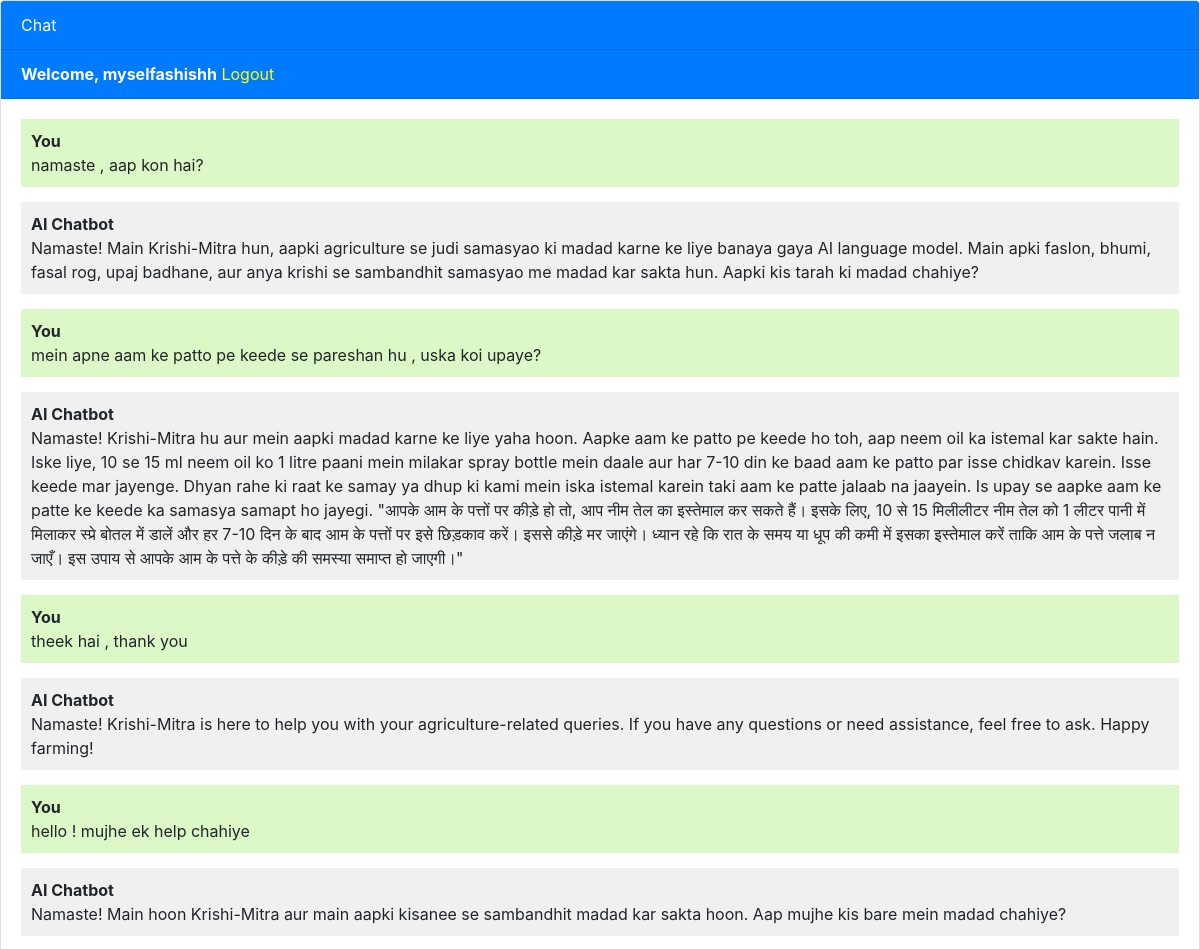
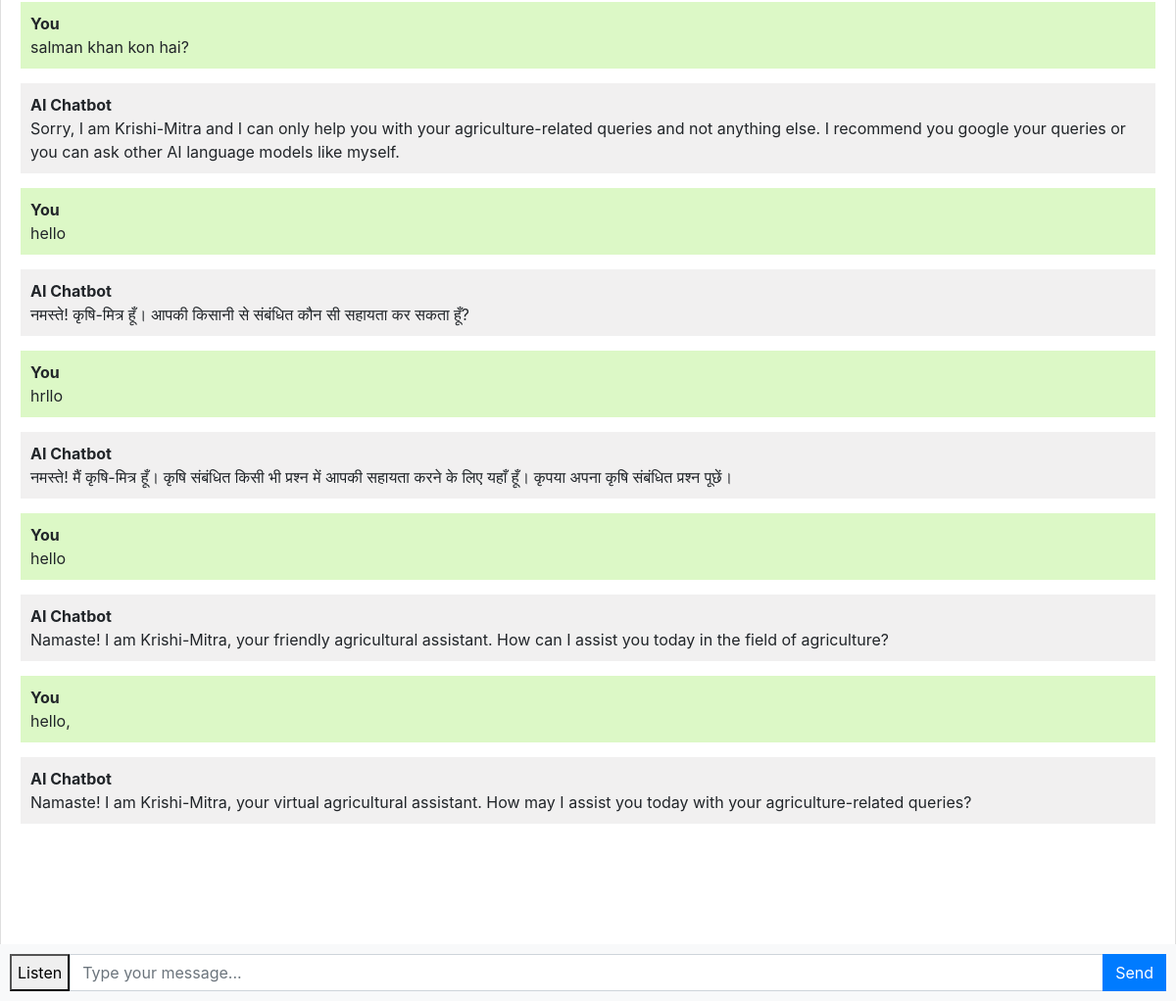
Screenshot of / (signed in) with the database file from the repository (2 pictures, top to bottom).
### chatbot/models.py (models this page shows, shortened)
class Chat(models.Model):
    user = models.ForeignKey(User, on_delete=models.CASCADE)
    message = models.TextField()
    response = models.TextField()
    created_at = models.DateTimeField(auto_now_add=True)

### chatbot/views.py (the view)
# urls.py: path('', views.chatbot, name='chatbot'),
def chatbot(request):
    chats = Chat.objects.filter(user=request.user)
    if request.method == 'POST':
        message = request.POST.get('message')
        response = ask_openai(message)
        chat = Chat(user=request.user, message=message, response=response, created_at=timezone.now())
        chat.save()
        return JsonResponse({'message': message, 'response': response})
    return render(request, 'chatbot.html', {'chats': chats})

### templates/chatbot.html (shortened to what this page needs)
{% extends 'base.html' %}
{% block content %}
<div class="chat-container">
  <div class="card flex-grow-1">
    <div class="card-header bg-primary text-white">Chat</div>
    {% if user.is_authenticated %}
    <div class="card-header bg-primary text-white"><b>Welcome, {{user.username}}</b>   <a style="color: yellow;" href="logout">Logout</a></div>
    {% else %}
    <div class="card-header bg-primary text-white"><a style="color: yellow" href="login">Login</a>   <a style="color: yellow;" href="register">Register</a></div>
    {% endif %}
    <div class="card-body messages-box">
      <ul class="list-unstyled messages-list">
        {% for chat in chats %}
          {% if chat.user == request.user %}
            <li class="message sent">
          <div class="message-text">
            <div class="message-sender">
              <b>You</b>
            </div>
            <div class="message-content">
              {{chat.message}}
            </div>
          </div>
        </li>
        <li class="message received">
          <div class="message-text">
            <div class="message-sender">
              <b>AI Chatbot</b>
            </div>
            <div class="message-content">
              {{chat.response}}
            </div>
          </div>
        </li>
          {% endif %}
        {% endfor %}
      </ul>
    </div>
    <br><br>
    <br><br>
    <br><br>
  </div>
  <form class="message-form">
    <button id="listen-button"> Listen</button>
    <div class="input-group">
      <input type="text" class="form-control message-input" placeholder="Type your message...">
      <div class="input-group-append">
        <button type="submit" class="btn btn-primary btn-send">Send</button>
      </div>
    </div>
  </form>
</div>
{% endblock %}

### templates/base.html (shortened to what this page needs)
<!DOCTYPE html>
<html lang="en">
  <head>
    <link rel="stylesheet" href="https://stackpath.bootstrapcdn.com/bootstrap/4.3.1/css/bootstrap.min.css">
  </head>
  <body>
    {% block content %}{% endblock %}
  </body>
</html>

### templates/chatbot.html (style rules this page uses)
body, html { height: 100%; }
.messages-box { flex: 1; overflow-y: auto; }
.messages-list { padding-left: 0; }
.message { margin-bottom: 15px; list-style: none; }
.message-text { padding: 10px; border-radius: 5px; }
.sent { background-color: #dcf8c6; align-self: flex-end; }
.received { background-color: #f1f0f0; align-self: flex-start; }
.message-form { display: flex; position: fixed; bottom: 0; left: 0; right: 0; padding: 10px; background-color: #f8f9fa; }
.message-input { flex: 1; border-radius: 0; border-right: none; }
.btn-send { border-radius: 0; }
.chat-container { height: 100%; display: flex; flex-direction: column; }

### rows the page displays
Chat: message "namaste , aap kon hai?", response "Namaste! Main Krishi-Mitra hun, aapki agriculture se judi samasyao ki madad karne ke liye banaya gaya AI language model. Main apki faslon, bhumi, fasal rog, upaj badhane, aur anya krishi se sambandhit samasyao me madad kar sakta hun. Aapki kis tarah ki madad chahiye?"
Chat: message "mein apne aam ke patto pe keede se pareshan hu , uska koi upaye?", response "Namaste! Krishi-Mitra hu aur mein aapki madad karne ke liye yaha hoon. Aapke aam ke patto pe keede ho toh, aap neem oil ka istemal kar sakte hain. Iske liye, 10 se 15 ml neem oil ko 1 litre paani mein milakar spray bottle mein daale aur har 7-10 din ke baad aam ke patto par isse chidkav karein. Isse keede mar jayenge. Dhyan rahe ki raat ke samay ya dhup ki kami mein iska istemal karein taki aam ke patte jalaab na jaayein. Is upay se aapke aam ke patte ke keede ka samasya samapt ho jayegi. \"आपके आम के पत्तों पर कीड़े हो तो, आप नीम तेल का इस्तेमाल कर सकते हैं। इसके लिए, 10 से 15 मिलीलीटर नीम तेल को 1 लीटर पानी में मिलाकर स्प्रे बोतल में डालें और हर 7-10 दिन के बाद आम के पत्तों पर इसे छिड़काव…"
Chat: message "theek hai , thank you", response "Namaste! Krishi-Mitra is here to help you with your agriculture-related queries. If you have any questions or need assistance, feel free to ask. Happy farming!"
Chat: message "hello ! mujhe ek help chahiye", response "Namaste! Main hoon Krishi-Mitra aur main aapki kisanee se sambandhit madad kar sakta hoon. Aap mujhe kis bare mein madad chahiye?"
Chat: message "salman khan kon hai?", response "Sorry, I am Krishi-Mitra and I can only help you with your agriculture-related queries and not anything else. I recommend you google your queries or you can ask other AI language models like myself."
Chat: message "hello", response "नमस्ते! कृषि-मित्र हूँ। आपकी किसानी से संबंधित कौन सी सहायता कर सकता हूँ?"
Chat: message "hrllo", response "नमस्ते! मैं कृषि-मित्र हूँ। कृषि संबंधित किसी भी प्रश्न में आपकी सहायता करने के लिए यहाँ हूँ। कृपया अपना कृषि संबंधित प्रश्न पूछें।"
Chat: message "hello", response "Namaste! I am Krishi-Mitra, your friendly agricultural assistant. How can I assist you today in the field of agriculture?"
Chat: message "hello,", response "Namaste! I am Krishi-Mitra, your virtual agricultural assistant. How may I assist you today with your agriculture-related queries?"

### other values shown
{{ user.username }} "myselfashishh"
